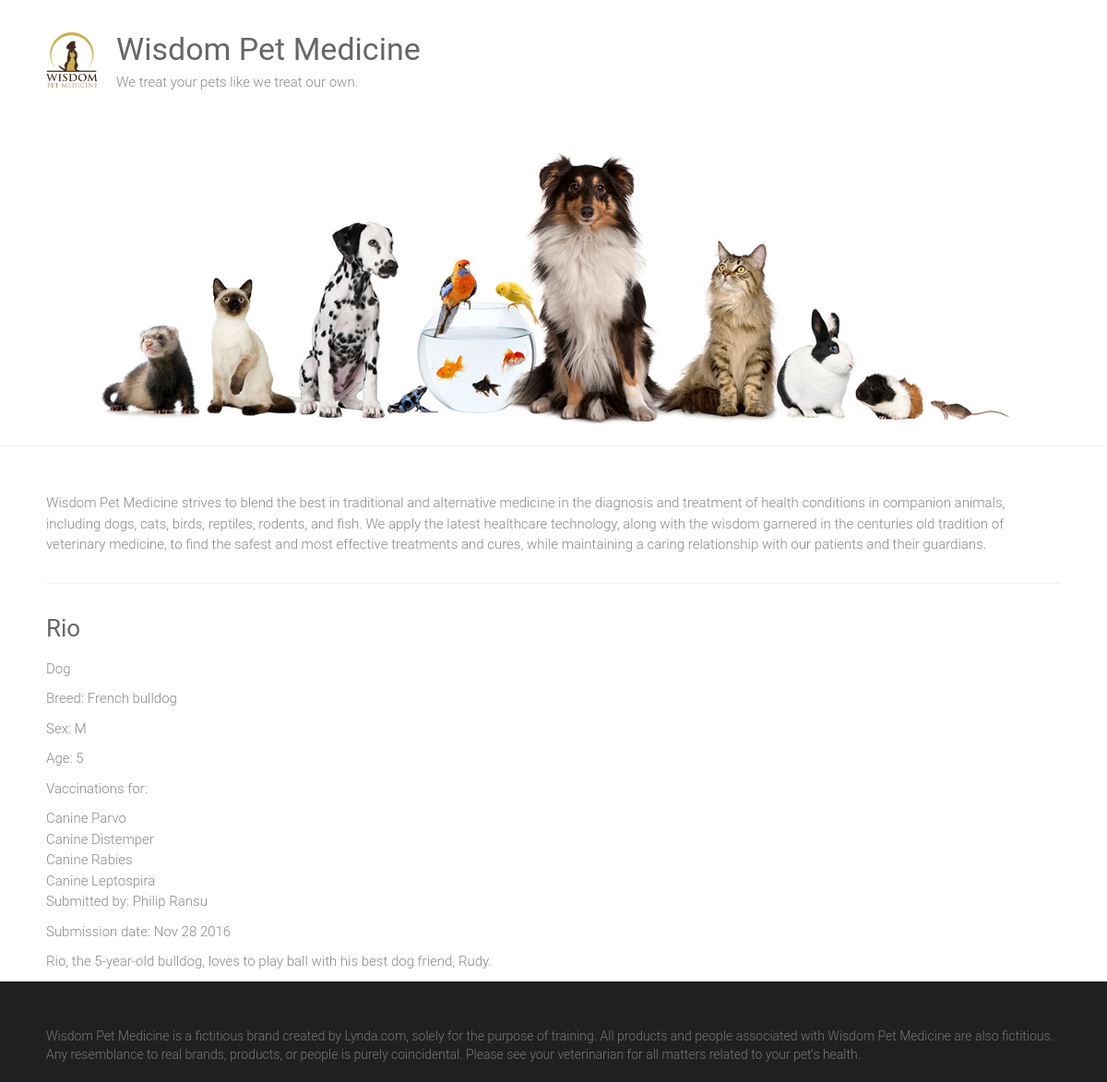
Page /adoptions/6 on the committed database.
### adoptions/models.py (models this page shows, shortened)
class Pet(models.Model):
	SEX_CHOICES = [('M', 'Male'), ('F', 'Female')]
	name = models.CharField(max_length=100)
	submitter = models.CharField(max_length=100)
	species = models.CharField(max_length=30)
	breed = models.CharField(max_length=30, blank=True)
	description = models.TextField()
	sex = models.CharField(choices=SEX_CHOICES, max_length=1, blank=True)
	submission_date = models.DateTimeField()
	age = models.IntegerField(null=True)
	vaccinations = models.ManyToManyField('Vaccine', blank=True)

class Vaccine(models.Model):
	name = models.CharField(max_length=50)

### adoptions/views.py (the view)
# urls.py: path('adoptions/<id>', views.pet_detail, name='pet_detail'),
def pet_detail(request, id):
	try:
		pet = Pet.objects.get(id=id)
	except Pet.DoesNotExist:
		raise Http404('Pet not found')
	return render(request, 'pet_detail.html', {'pet': pet})

### adoptions/templates/pet_detail.html
{% extends "base.html" %}
{% block content %}
<div>
  <h3>{{ pet.name|capfirst }}</h3>
  <p>{{ pet.species }}</p>
  {% if pet.breed %}
    <p>Breed: {{ pet.breed }}</p>
  {% endif %}
  {% if pet.sex %}
    <p>Sex: {{ pet.sex }}</p>
  {% endif %}
  {% if pet.age %}
    <p>Age: {{ pet.age }}</p>
  {% endif %}
  {% if pet.vaccinations.all %}
    <p>Vaccinations for:</p>
    <ul>
      {% for vaccination in pet.vaccinations.all %}
        <li>{{ vaccination.name }}</li>
      {% endfor %}
    </ul>
  {% endif %}
  <p>Submitted by: {{ pet.submitter }}</p>
  <p>Submission date: {{ pet.submission_date|date:"M d Y" }}</p>
  <p>{{ pet.description }}</p>
</div>
{% endblock %}

### adoptions/templates/base.html (shortened to what this page needs)
{% load static %}
<html lang="en-US">
    <head>
        <link rel="stylesheet" id="ample-style-css" href="{% static 'style.css' %}" type="text/css" media="all">
    </head>
    <body class="wide">
        <div id="page" class="hfeed site">
            <header>
                <div class="header">
                    <div class="main-head-wrap inner-wrap clearfix">
                        <div id="header-logo-image">
                            <a href="/">
                                <img src="{% static 'images/logo.png' %}" alt="Wisdom Pet Medicine">
                            </a>
                        </div>
                        <div id="header-text" class="">
                            <h1 id="site-title">
                                <a href="/" title="Wisdom Pet Medicine" rel="home">Wisdom Pet Medicine</a>
                            </h1>
                            <p>We treat your pets like we treat our own.</p>
                        </div>
                    </div>
                    <img src="{% static 'images/header.jpg' %}" alt="Wisdom Pet Medicine">
                </div>
            </header>
            <div class="main-wrapper">
                <div class="single-page clearfix">
                    <div class="inner-wrap">
                        <p>Wisdom Pet Medicine strives to blend the best in traditional and alternative medicine in the diagnosis and treatment of health conditions in companion animals, including dogs, cats, birds, reptiles, rodents, and fish. We apply the latest healthcare technology, along with the wisdom garnered in the centuries old tradition of veterinary medicine, to find the safest and most effective treatments and cures, while maintaining a caring relationship with our patients and their guardians.</p>
                        <hr>
                        <div>
                        {% block content %}
                        {% endblock %}
                        </div>
                    </div>
                </div>
            </div>
            <footer id="colophon">
                <div class="inner-wrap">
                    Wisdom Pet Medicine is a fictitious brand created by Lynda.com, solely for the purpose of training. All products and people associated with Wisdom Pet Medicine are also fictitious. Any resemblance to real brands, products, or people is purely coincidental. Please see your veterinarian for all matters related to your pet's health.
                </div>
            </footer>
        </div>
    </body>
</html>

### static/style.css (style rules this page uses)
html, body, div, span, applet, object, iframe, h1, h2, h3, h4, h5, h6, p, blockquote, pre, a, abbr, acronym, address, big, cite, code, del, dfn, em, font, ins, kbd, q, s, samp, small, strike, strong, sub, sup, tt, var, dl, dt, dd, ol, ul, li, fieldset, form, label, legend, table, caption, tbody, tfoot, thead, tr, th, td { border: 0; font: inherit; font-size: 100%; font-style: inherit; font-weight: inherit; margin: 0; outline: 0; padding: 0; vertical-align: baseline; }
html { overflow-y: scroll; -webkit-text-size-adjust: 100%; -ms-text-size-adjust: 100%; }
article, aside, details, figcaption, figure, footer, header, main, nav, section { display: block; }
h1, h2, h3, h4, h5, h6 { color: #666666; line-height: 1.4; padding-bottom: 15px; font-weight: normal; }
h1 { font-size: 30px; }
h3 { font-size: 26px; }
body, button, input, select, textarea { color: #888888; font-size: 15px; line-height: 1.5; font-family: 'Roboto', sans-serif; font-weight: 300; }
p { color: #888888; font-size: 15px; line-height: 1.5; margin-bottom: 15px; font-weight: 300; }
ul, ol { list-style: none; }
body { background: #f2f2f2; }
hr { border-color: #f2f2f2; border-style: solid none none; border-width: 1px 0 0; height: 0; margin: 30px 0; }
a { color: #80abc8; text-decoration: none; -webkit-transition: 0.25s ease-in-out; -moz-transition: 0.25s ease-in-out; transition: 0.25s ease-in-out; -ms-transition: 0.25s ease-in-out; -o-transition: 0.25s ease-in-out; }
img { max-width: 100%; height: auto; vertical-align: top; margin-bottom: 18px; }
a img { border: 0; }
.clearfix:after { visibility: hidden; display: block; font-size: 0; content: " "; clear: both; height: 0; }
.clearfix { display: inline-block; }
.clearfix { display: block; }
body { padding-top: 30px; padding-bottom: 30px; }
body.wide { padding-top: 0; padding-bottom: 0; }
#page { background-color: #ffffff; margin: 0 auto; max-width: 1180px; box-shadow: 0 1px 2px 0 rgba(0, 0, 0, 0.1); }
.wide #page { max-width: 100%; }
.inner-wrap { max-width: 1100px; margin: 0 auto; }
.main-head-wrap { padding: 30px 0; }
.header { border-bottom: 1px solid #f2f2f2; }
#header-logo-image { float: left; padding: 5px 20px 5px 0; max-width: 100%; }
#header-logo-image img { margin-bottom: 0px; max-height: 60px; height: auto; width: auto; }
#header-text { float: left; padding-right: 20px; }
#site-title { padding-bottom: 0; }
#site-title a { color: #666666; font-size: 34px; }
.single-page { margin-top: 50px; }
.single-page p { margin-bottom: 10px; }
#colophon { font-size: 14px; clear: both; color: #777; background-color: #1f2021; overflow: hidden; padding: 50px 0 20px; }
#colophon, #colophon p { font-size: 14px; line-height: 1.4; }

### rows in the picture
Pet: name "Rio", species "Dog", breed "French bulldog", sex "M", age "5", submitter "Philip Ransu", submission_date "Nov 28 2016", description "Rio, the 5-year-old bulldog, loves to play ball with his best dog friend, Rudy."
Vaccine: name "Canine Parvo"
Vaccine: name "Canine Distemper"
Vaccine: name "Canine Rabies"
Vaccine: name "Canine Leptospira"
